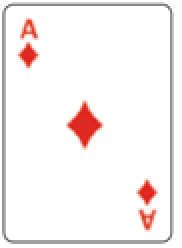
#> input picture NAC_02/aOuros.png, 91 x 124 px (shown 2 times larger)
$ python Nac_02.py
#> lines starting #> are read from the running program, lines starting #| are printed output that depends on the picture
#!/usr/bin/env python3
# -*- coding: utf-8 -*-

import cv2
import numpy as np

minKPMatch=10

sift=cv2.SIFT_create()

refImg=cv2.imread("aOuros.png",0)
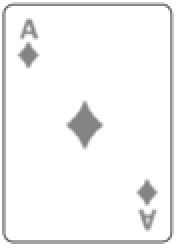
#> refImg: shape (124, 91) (shown 2 times larger); min 104, max 255, mean 244.3

refKP,refDesc = sift.detectAndCompute(refImg,None)
#> refKP = 50 keypoints; strongest (x, y, size): (42, 62, 9.9), (73, 96, 5.6), (14, 11, 2.4), (74, 113, 2.5)

#> (the run stopped early here; a loop or call above may not have finished)
